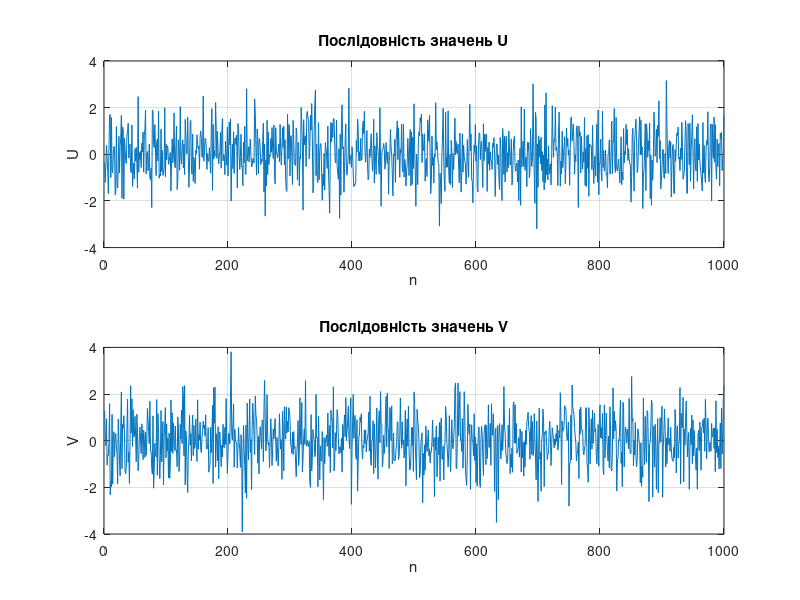
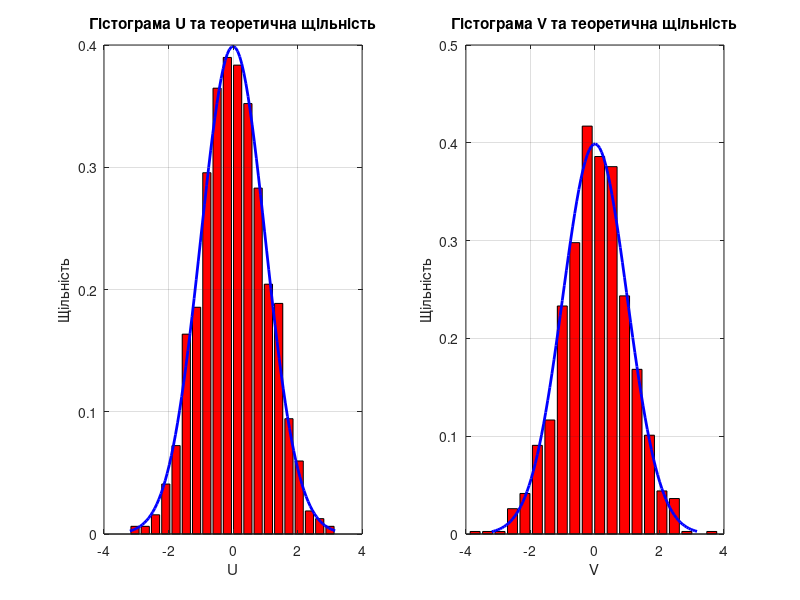
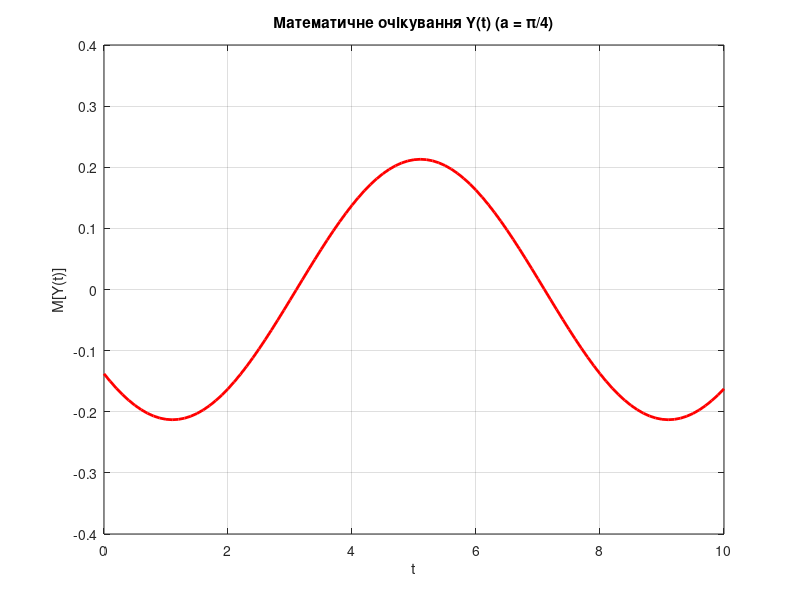
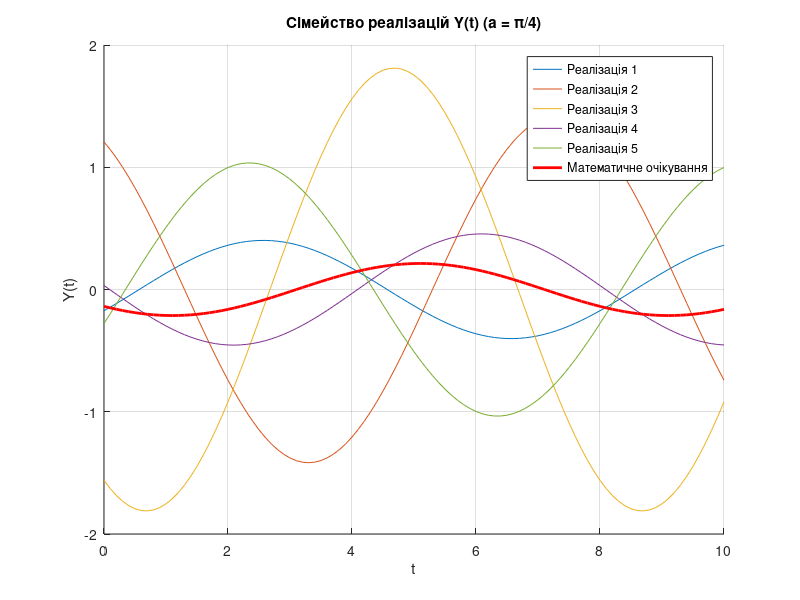

Write MATLAB code to recreate these figures, in order.
clear;
N = 1000;
U = normrnd(0, 1, 1, N);
V = normrnd(0, 1, 1, N);

figure(1)
subplot(2, 1, 1)
plot(U)
title('Послідовність значень U')
xlabel('n')
ylabel('U')
grid on
subplot(2, 1, 2)
plot(V)
title('Послідовність значень V')
xlabel('n')
ylabel('V')
grid on

figure(2)
subplot(1, 2, 1)
[aU, bU] = hist(U, 20);
dxU = (max(U) - min(U)) / 20;
pU = aU / (N * dxU);
bar(bU, pU, 'r')
hold on
x = linspace(min(U), max(U), 100);
f = 1/sqrt(2*pi) * exp(-x.^2/2);
plot(x, f, 'b', 'LineWidth', 2)
title('Гістограма U та теоретична щільність')
xlabel('U')
ylabel('Щільність')
grid on

subplot(1, 2, 2)
[aV, bV] = hist(V, 20);
dxV = (max(V) - min(V)) / 20;
pV = aV / (N * dxV);
bar(bV, pV, 'r')
hold on
plot(x, f, 'b', 'LineWidth', 2)
title('Гістограма V та теоретична щільність')
xlabel('V')
ylabel('Щільність')
grid on

mU = mean(U); dU = var(U); sigmaU = std(U);
mV = mean(V); dV = var(V); sigmaV = std(V);
disp('Характеристики U:')
disp(['Математичне очікування: ', num2str(mU)])
disp(['Дисперсія: ', num2str(dU)])
disp(['Середнє квадратичне відхилення: ', num2str(sigmaU)])
disp('Характеристики V:')
disp(['Математичне очікування: ', num2str(mV)])
disp(['Дисперсія: ', num2str(dV)])
disp(['Середнє квадратичне відхилення: ', num2str(sigmaV)])

N = 100;
a = pi/4;
T = 0:0.1:10;
Y = zeros(N, length(T));
for i = 1:N
    U_i = normrnd(0, 1);
    V_i = normrnd(0, 1);
    Y(i, :) = U_i * cos(a * T) + V_i * sin(a * T);
end

M = mean(Y);

figure(3)
plot(T, M, 'r', 'LineWidth', 2)
title(['Математичне очікування Y(t) (a = \pi/4)'])
xlabel('t')
ylabel('M[Y(t)]')
grid on

figure(4)
hold on
for i = 1:5
    plot(T, Y(i, :), 'DisplayName', ['Реалізація ', num2str(i)])
end
plot(T, M, 'r', 'LineWidth', 2, 'DisplayName', 'Математичне очікування')
title(['Сімейство реалізацій Y(t) (a = \pi/4)'])
xlabel('t')
ylabel('Y(t)')
legend show
grid on

N_t = length(T);
R = zeros(1, 20);
for tau = 1:20
    for k = 1:(N_t - tau)
        R(tau) = R(tau) + mean(Y(:, k) .* Y(:, k + tau - 1));
    end
    R(tau) = R(tau) / (N_t - tau);
end

figure(5)
plot(0:19, R)
title(['Кореляційна функція R(\tau) (a = \pi/4)'])
xlabel('\tau')
ylabel('R(\tau)')
grid on
